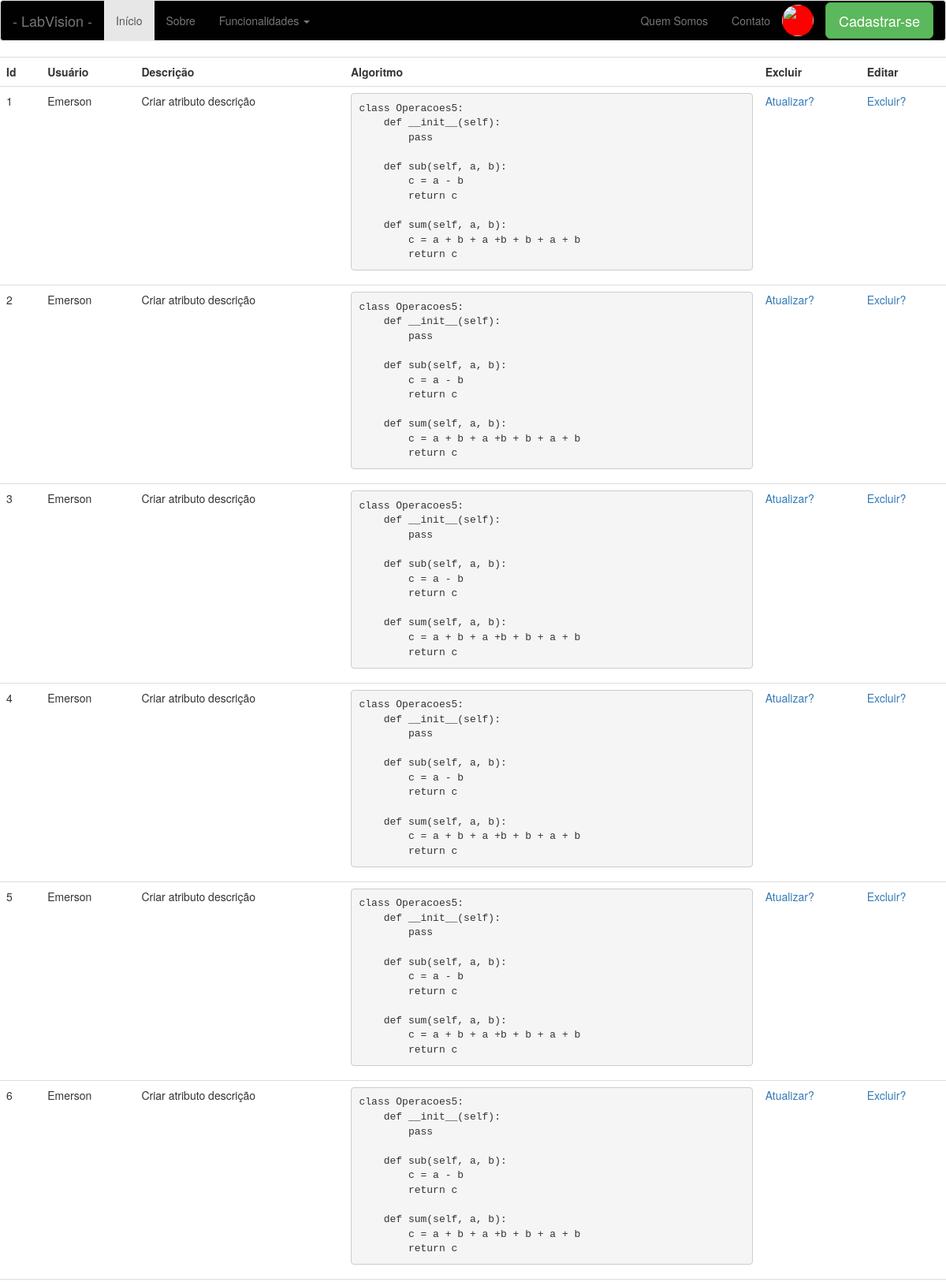
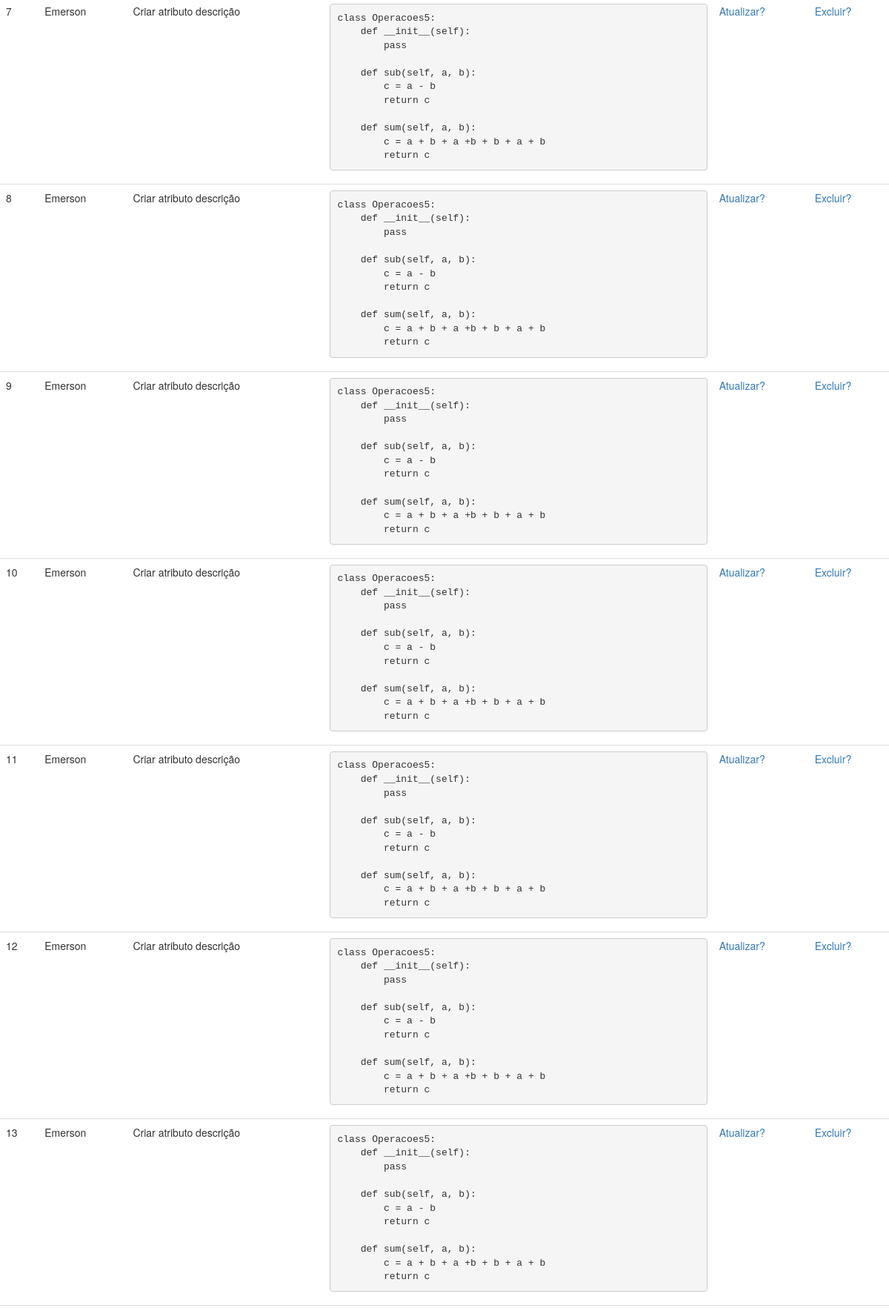
Screenshot of /listar-algoritmos (signed in, upper part) with the database file from the repository (2 pictures, top to bottom).
### app/models/tables.py (models this page shows, shortened)
class Algoritmo(db.Model):
    __tablename__= "algoritmos"
    id = db.Column(db.Integer, primary_key=True)
    nome = db.Column(db.String(20))
    algoritmo = db.Column(db.Text)
    usuario = db.Column(db.Integer, db.ForeignKey('usuarios.id'))

class Pessoa(db.Model):
    __tablename__ = "pessoas"
    id = db.Column(db.Integer, primary_key=True)
    nome = db.Column(db.String(50))

### app/controllers/default.py (the view)
@app.route('/listar-algoritmos', methods=['GET'])
def listar_algoritmos():
    algoritmos = Algoritmo.query.filter_by(usuario=current_user.get_id()).all()
    return render_template('algoritmo/listar-algoritmos.html', algoritmos=algoritmos)

### app/controllers/default.py (called while the page is built)
@login_manager.user_loader
def load_user(id):
    return Usuario.query.filter_by(id=id).first()

### app/models/tables.py (called while the page is built)
    def get_id(self):
        return str(self.id)

### app/templates/algoritmo/listar-algoritmos.html
{% include 'base/head.html' %}
{% include 'base/nav_bar.html' %}
<div class="table-responsive">
    <form action="/grade">
        <table class="table">
            <tr>
                <th>Id</th>
                <th>Usuário</th>
                <th>Descrição</th>
                <th>Algoritmo</th>
                <th>Excluir</th>
                <th>Editar</th>
            </tr>
            {% for a in algoritmos %}
            <tr>
                <td>
                    {{ a.id }}
                </td>
                <td>
                    {{ current_user.nome }}
                </td>
                <td>
                    Criar atributo descrição
                </td>
                <td>
                    <pre>{{ a.algoritmo }}</pre>
                </td>
                <td>
                    <a href="{{ url_for('atualizar_algoritmo', id=a.id)}}">Atualizar?</a>
                </td>
                <td>
                    <a href="{{ url_for('excluir_algoritmo', id=a.id)}}">Excluir?</a>
                </td>
            </tr>
            {% endfor %}
        </table>
    </form>
</div>
{% include 'base/footer.html' %}

### rows the page displays
Algoritmo: id "1", algoritmo "class Operacoes5: def __init__(self): pass def sub(self, a, b): c = a - b return c def sum(self, a, b): c = a + b + a +b + b + a + b return c"
Pessoa: nome "Emerson"
Algoritmo: id "2", algoritmo "class Operacoes5: def __init__(self): pass def sub(self, a, b): c = a - b return c def sum(self, a, b): c = a + b + a +b + b + a + b return c"
Algoritmo: id "3", algoritmo "class Operacoes5: def __init__(self): pass def sub(self, a, b): c = a - b return c def sum(self, a, b): c = a + b + a +b + b + a + b return c"
Algoritmo: id "4", algoritmo "class Operacoes5: def __init__(self): pass def sub(self, a, b): c = a - b return c def sum(self, a, b): c = a + b + a +b + b + a + b return c"
Algoritmo: id "5", algoritmo "class Operacoes5: def __init__(self): pass def sub(self, a, b): c = a - b return c def sum(self, a, b): c = a + b + a +b + b + a + b return c"
Algoritmo: id "6", algoritmo "class Operacoes5: def __init__(self): pass def sub(self, a, b): c = a - b return c def sum(self, a, b): c = a + b + a +b + b + a + b return c"
Algoritmo: id "7", algoritmo "class Operacoes5: def __init__(self): pass def sub(self, a, b): c = a - b return c def sum(self, a, b): c = a + b + a +b + b + a + b return c"
Algoritmo: id "8", algoritmo "class Operacoes5: def __init__(self): pass def sub(self, a, b): c = a - b return c def sum(self, a, b): c = a + b + a +b + b + a + b return c"
Algoritmo: id "9", algoritmo "class Operacoes5: def __init__(self): pass def sub(self, a, b): c = a - b return c def sum(self, a, b): c = a + b + a +b + b + a + b return c"
Algoritmo: id "10", algoritmo "class Operacoes5: def __init__(self): pass def sub(self, a, b): c = a - b return c def sum(self, a, b): c = a + b + a +b + b + a + b return c"
Algoritmo: id "11", algoritmo "class Operacoes5: def __init__(self): pass def sub(self, a, b): c = a - b return c def sum(self, a, b): c = a + b + a +b + b + a + b return c"
Algoritmo: id "12", algoritmo "class Operacoes5: def __init__(self): pass def sub(self, a, b): c = a - b return c def sum(self, a, b): c = a + b + a +b + b + a + b return c"
Algoritmo: id "13", algoritmo "class Operacoes5: def __init__(self): pass def sub(self, a, b): c = a - b return c def sum(self, a, b): c = a + b + a +b + b + a + b return c"
